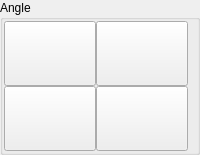
                <widget class="QGroupBox" name="groupBox">
                 <property name="title">
                  <string>Angle</string>
                 </property>
                 <layout class="QGridLayout" name="gridLayout_6" rowminimumheight="65,65" columnminimumwidth="65,65">
                  <property name="leftMargin">
                   <number>1</number>
                  </property>
                  <property name="topMargin">
                   <number>1</number>
                  </property>
                  <property name="rightMargin">
                   <number>9</number>
                  </property>
                  <property name="bottomMargin">
                   <number>1</number>
                  </property>
                  <property name="spacing">
                   <number>0</number>
                  </property>
                  <item row="0" column="1">
                   <widget class="QPushButton" name="probe_p_angle_x_plus_flip">
                    <property name="sizePolicy">
                     <sizepolicy hsizetype="Preferred" vsizetype="Preferred">
                      <horstretch>0</horstretch>
                      <verstretch>0</verstretch>
                     </sizepolicy>
                    </property>
                    <property name="text">
                     <string/>
                    </property>
                    <property name="function" stdset="0">
                     <string>mdi</string>
                    </property>
                    <property name="command" stdset="0">
                     <string>o&lt;p_angle_x_plus_flip&gt; call</string>
                    </property>
                   </widget>
                  </item>
                  <item row="0" column="0">
                   <widget class="QPushButton" name="probe_p_angle_y_minus_flip">
                    <property name="sizePolicy">
                     <sizepolicy hsizetype="Preferred" vsizetype="Preferred">
                      <horstretch>0</horstretch>
                      <verstretch>0</verstretch>
                     </sizepolicy>
                    </property>
                    <property name="text">
                     <string/>
                    </property>
                    <property name="function" stdset="0">
                     <string>mdi</string>
                    </property>
                    <property name="command" stdset="0">
                     <string>o&lt;p_angle_y_minus_flip&gt; call</string>
                    </property>
                   </widget>
                  </item>
                  <item row="1" column="0">
                   <widget class="QPushButton" name="probe_p_angle_x_minus_flip">
                    <property name="sizePolicy">
                     <sizepolicy hsizetype="Preferred" vsizetype="Preferred">
                      <horstretch>0</horstretch>
                      <verstretch>0</verstretch>
                     </sizepolicy>
                    </property>
                    <property name="text">
                     <string/>
                    </property>
                    <property name="function" stdset="0">
                     <string>mdi</string>
                    </property>
                    <property name="command" stdset="0">
                     <string>o&lt;p_angle_x_minus_flip&gt;  call</string>
                    </property>
                   </widget>
                  </item>
                  <item row="1" column="1">
                   <widget class="QPushButton" name="probe_p_angle_y_plus_flip">
                    <property name="sizePolicy">
                     <sizepolicy hsizetype="Preferred" vsizetype="Preferred">
                      <horstretch>0</horstretch>
                      <verstretch>0</verstretch>
                     </sizepolicy>
                    </property>
                    <property name="text">
                     <string/>
                    </property>
                    <property name="function" stdset="0">
                     <string>mdi</string>
                    </property>
                    <property name="command" stdset="0">
                     <string>o&lt;p_angle_y_plus_flip&gt;  call</string>
                    </property>
                   </widget>
                  </item>
                 </layout>
                </widget>
